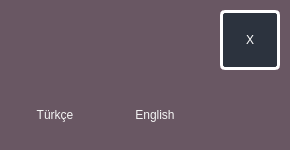
<?xml version="1.0" encoding="UTF-8"?>
<ui version="4.0">
 <class>LanguageDialog</class>
 <widget class="QDialog" name="LanguageDialog">
  <property name="geometry">
   <rect>
    <x>0</x>
    <y>0</y>
    <width>290</width>
    <height>150</height>
   </rect>
  </property>
  <property name="windowTitle">
   <string>Dialog</string>
  </property>
  <property name="styleSheet">
   <string notr="true">background-color: rgb(105, 87, 99);</string>
  </property>
  <widget class="QPushButton" name="pushButton_3">
   <property name="geometry">
    <rect>
     <x>220</x>
     <y>10</y>
     <width>60</width>
     <height>60</height>
    </rect>
   </property>
   <property name="styleSheet">
    <string notr="true">QPushButton {
	background-color: rgb(44, 51, 62);
	font: 80 30pt &quot;Times New Roman&quot;;
	color: rgb(255, 255, 255);
	border: 3px solid white;
	border-radius: 5px;
	text-align: center;
}

QPushButton::hover {
	background-color: rgb(38, 201, 84);
	color: rgb(255, 255, 255);
    border: 0px;
	border-radius: 5px;
	text-align: center;
}</string>
   </property>
   <property name="text">
    <string>X</string>
   </property>
  </widget>
  <widget class="QLabel" name="label_2">
   <property name="geometry">
    <rect>
     <x>110</x>
     <y>100</y>
     <width>90</width>
     <height>30</height>
    </rect>
   </property>
   <property name="styleSheet">
    <string notr="true">background-color: rgb(105, 87, 99);
color: rgb(245, 245, 245);
border: 0px;
font: 16px 'Lato';</string>
   </property>
   <property name="text">
    <string>English</string>
   </property>
   <property name="alignment">
    <set>Qt::AlignCenter</set>
   </property>
  </widget>
  <widget class="QPushButton" name="pushButton_2">
   <property name="geometry">
    <rect>
     <x>110</x>
     <y>10</y>
     <width>90</width>
     <height>90</height>
    </rect>
   </property>
   <property name="styleSheet">
    <string notr="true">QPushButton
{
	border: 0px;
	image: url(:/images/images/USA_passive.png);
}

QPushButton:hover
{
	border: 0px;
	image: url(:/images/images/USA_active.png);
}</string>
   </property>
   <property name="text">
    <string/>
   </property>
  </widget>
  <widget class="QPushButton" name="pushButton">
   <property name="geometry">
    <rect>
     <x>10</x>
     <y>10</y>
     <width>90</width>
     <height>90</height>
    </rect>
   </property>
   <property name="styleSheet">
    <string notr="true">QPushButton
{
	border: 0px;
	image: url(:/images/images/turkey_passive.png);
}

QPushButton:hover
{
	border: 0px;
	image: url(:/images/images/turkey_active.png);
}</string>
   </property>
   <property name="text">
    <string/>
   </property>
  </widget>
  <widget class="QLabel" name="label">
   <property name="geometry">
    <rect>
     <x>10</x>
     <y>100</y>
     <width>90</width>
     <height>30</height>
    </rect>
   </property>
   <property name="styleSheet">
    <string notr="true">background-color: rgb(105, 87, 99);
color: rgb(245, 245, 245);
border: 0px;
font: 16px 'Lato';</string>
   </property>
   <property name="text">
    <string>Türkçe</string>
   </property>
   <property name="alignment">
    <set>Qt::AlignCenter</set>
   </property>
  </widget>
 </widget>
 <resources/>
 <connections/>
</ui>
